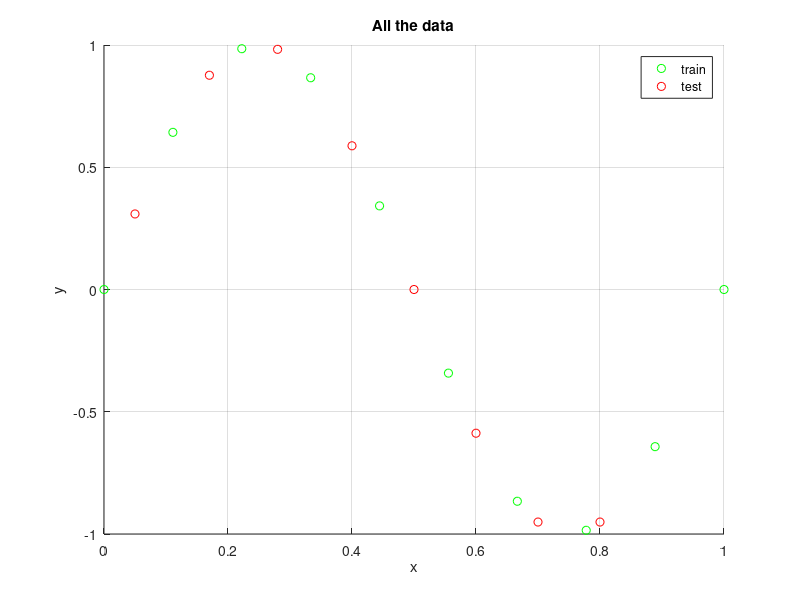

Here is the MATLAB script that generated this plot: (Note: this script raises an error after producing the figure.)

function Main3_rj133()
wholetrain=importdata('SmallData.mat');
wholetest=importdata('TestData.mat');
xtrain=wholetrain(1,:);
ytrain=wholetrain(2,:);
xtest=wholetest(1,:);
ytest=wholetest(2,:);
figure(1);
scatter(xtrain,ytrain,'g')
hold on;
scatter(xtest, ytest,'r')
legend('train','test')
xlabel('x');
ylabel('y');
title('All the data');
grid on;
hold off;
datatrain=zeros(1,5);
datatest=zeros(1,5);
lamlist=[10^-6 10^-3 1 10^3 10^6];
for i=1:5
    lam=lamlist(i);
    alpha=LSR_rj133(xtrain,ytrain,9,lam);
    p=fliplr(alpha');
    yget=polyval(p,xtrain);
    ygett=polyval(p,xtest);
    trainerror=mean((yget-ytrain).^2);
    testerror=mean((ygett-ytest).^2);
    fprintf('%f  \t %f \t  %f   \n', lam, trainerror,testerror);fprintf('\n');
    datatrain(i)=trainerror;
    datatest(i)=testerror;
end
indtrain=find(datatrain==min(min(datatrain)));
indtest=find(datatest==min(min(datatest)));
figure(2);
if indtrain==indtest
    alpha=LSR_rj133(xtrain,ytrain,9,lamlist(indtrain));
    fprintf('coeffecient (from high exponential to low)\n')
    fprintf('%f  \t',fliplr(alpha'));fprintf('\n');fprintf('lambda   ');fprintf('%f  \t  ',lamlist(indtrain));fprintf('\n');
    p=fliplr(alpha');
    y=polyval(p,xtrain);
    plot(xtrain,y)
    title('The fitted model')
    grid on;
end
if indtrain~=indtest
    alpha=LSR_rj133(xtrain,ytrain,9,lamlist(indtrain));
    p=fliplr(alpha')
    y=polyval(p,xtrain);
    plot(xtrain,y)
    hold on;
    alpha1=LSR_rj133(xtrain,ytrain,9,lamlist(indtest));
    p1=fliplr(alpha1')
    y1=polyval(p1,xtrain);
    plot(xtrain,y1)
    legend('train','test')
    xlabel('x');
    ylabel('y');
    title('The fitted model')
    grid on;
    hold off;
    fprintf('coeffecient with smallest train error (from high exponential to low)\n')
    fprintf('%f  \t  ',fliplr(alpha'));fprintf('\n');fprintf('lambda   ');fprintf('%f  \t  ',lamlist(indtrain));fprintf('\n');
    fprintf('coeffecient with smallest test error (from high exponential to low)\n')
    fprintf('%f  \t',fliplr(alpha1'));fprintf('\n');fprintf('lambda   ');fprintf('%f  \t  ',lamlist(indtest));fprintf('\n');

end

    
    



